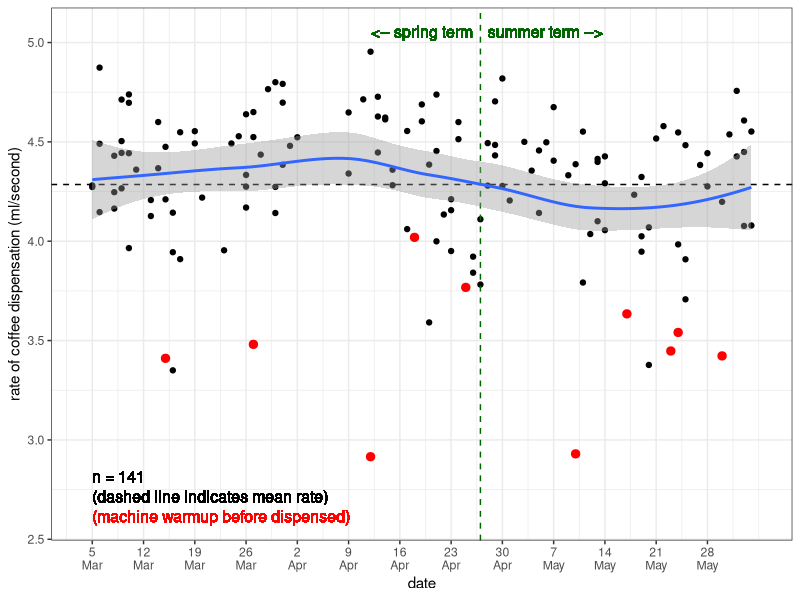
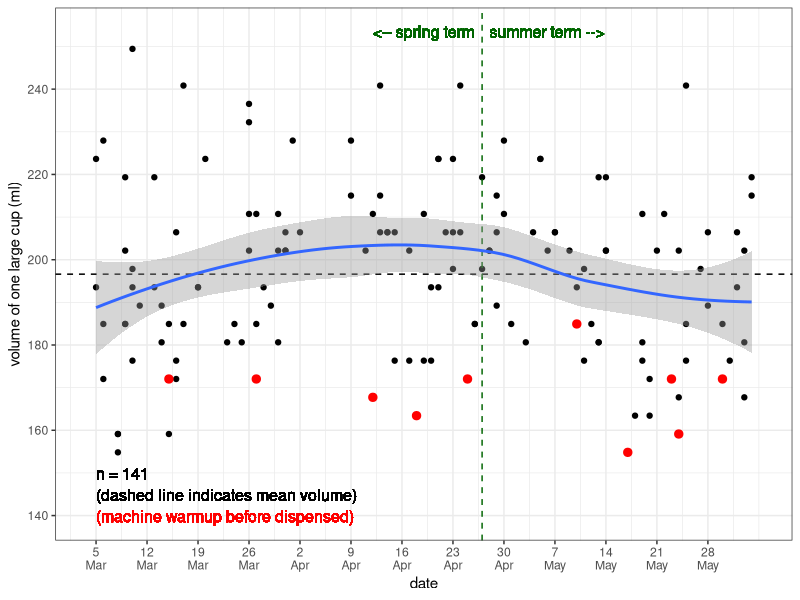
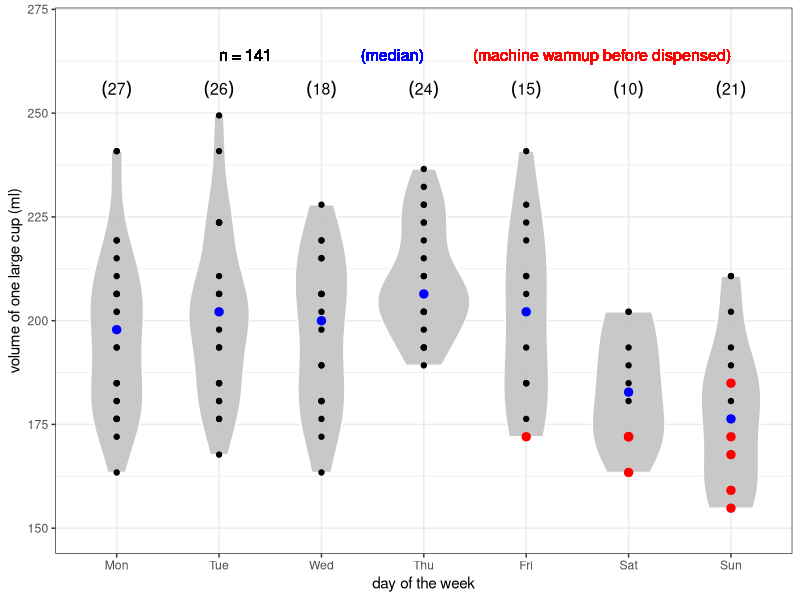
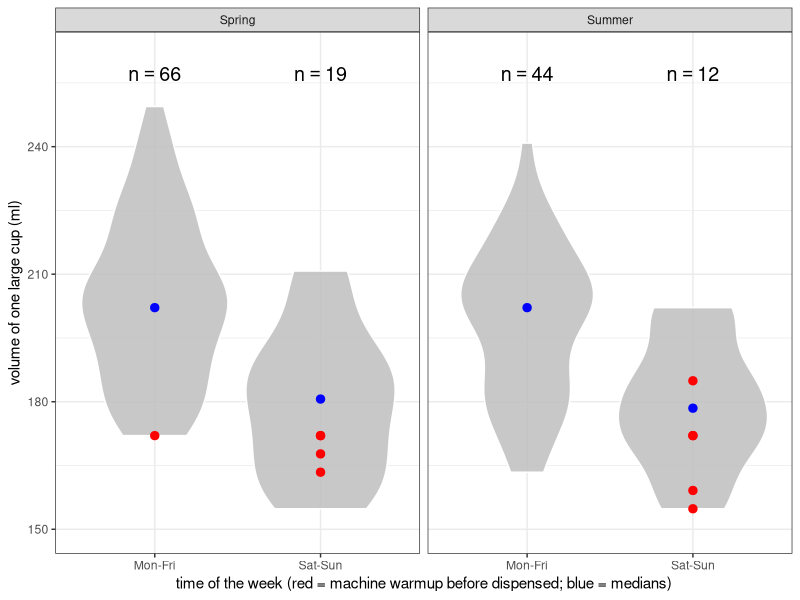
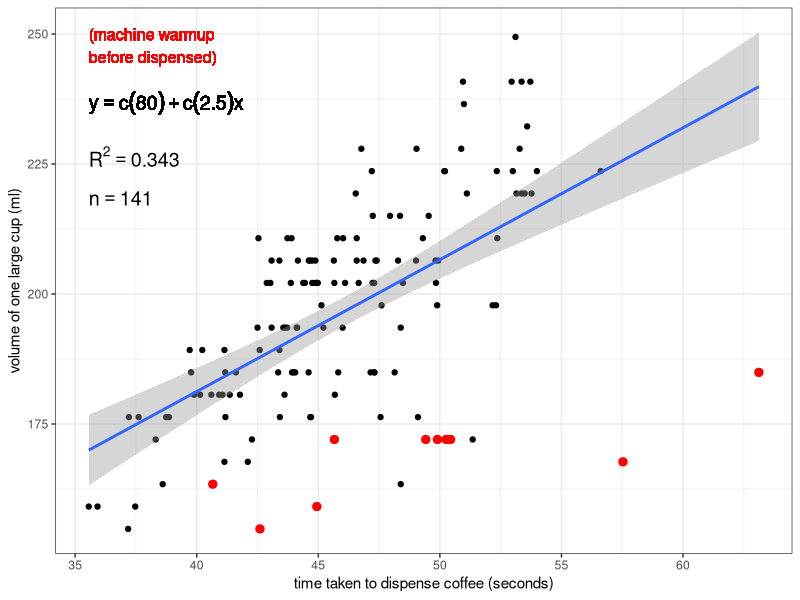
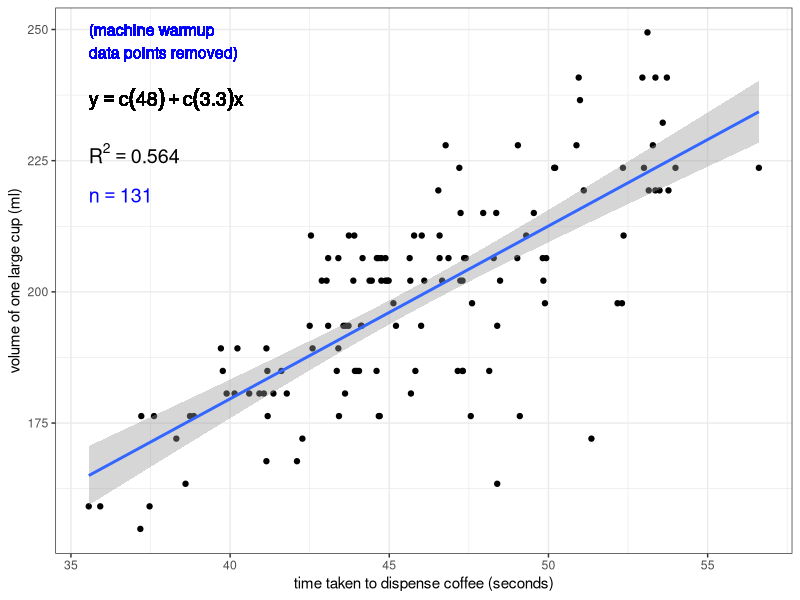

Recreate these plots in R, in order.

### How does the espresso machine vary in the volume of
### coffee it dispenses for a single "large" cup?

setwd("/home/sam/Dropbox/github/coffee-data")
#setwd("wherever you put this file after downloading it")

library(ggplot2)

df <- read.csv("coffee-data.csv")

# The ruler I use to measure height (in order to calculate volume)
# has a 3 mm length between the zero mark and its end. So, we add 3 
# to the height...
df$height <- df$height + 3
# ... and then calculate volume and rate, 
# so we have more accurate data!
df$volume <- df$height*(3.1415*37^2)/1000
df$rate <- df$volume/df$duration

# Add a variable to 'df' indicating whether the coffee was pulled on
# a weekday ("Mon-Fri") or a weekend ("Sat-Sun")
for (i in 1:length(df$day))
{
  df$workday[i] <- ifelse(df$day[i]%in%"Sat" || df$day[i]%in%"Sun", "Sat-Sun", "Mon-Fri")
}

# Add a numeric variable of days of the year 
# (for the x-axis of the rate-by-date and volume-by-date plots)
date.to.num <- read.csv("date-to-numeric.csv")
df$day.yr <- 0  
for (i in 1:length(df$date))
{
  df$day.yr[i] <- date.to.num$day.yr[which(date.to.num$date%in%df$date[i])]
}

# Extract date labels and convert day and month values to character.
# This way you can later concatenate the two into a single character
# string separated by "\n" using paste(),
# so the x-axis text of the rate- and volume-by date plots is less horizontally crowded
dates.x <- date.to.num[which(date.to.num$day.yr%in%c(seq(from=min(df$day.yr), to=max(df$day.yr), by=7))),]
dates.x$day.label <- as.character(dates.x$day.label)
dates.x$month.label <- as.character(dates.x$month.label)

# sample size
n <- length(df$duration)
# label to print sample size in subsequent plot
n.text <- paste("n == ", n)
# data.frame of sample size label and coordinates
# at which to print it on the plot
n.df <- data.frame(n.text, x=min(df$duration), y=0.87*max(df$volume))


################################
### 1. Rate vs. date
{
  # create plot of rate vs. date
  rate.date <- ggplot(df, aes(day.yr, rate)) +
    geom_point() +
    geom_hline(yintercept=mean(df$rate), linetype="dashed") +
    geom_vline(xintercept=117, linetype="dashed", color="darkgreen") +
    stat_smooth(method="loess") +
    xlab("date") +
    ylab("rate of coffee dispensation (ml/second)") +
    # scale x-axis text to weekly ticks, print dates as two lines of text
    scale_x_continuous(breaks=c(seq(from=min(df$day.yr), to=max(df$day.yr), by=7)),
                       labels=paste(dates.x$day.label,"\n",dates.x$month.label,sep="")) +
    coord_cartesian(xlim=c(min(df$day.yr)-1,max(df$day.yr)+1)) +
    theme(axis.text=element_text(size=4), axis.title=element_text(size=5)) +
    theme_bw()
  
  rate.date <- rate.date +
    geom_point(data=df[df$warmup%in%"yes",], color="red", size=2.5) +
    geom_text(aes(x=64,y=min(df$rate)-0.3,label="(machine warmup before dispensed)"),
              hjust=0,vjust=0.5,color="red",size=4) +
    geom_text(aes(x=64,y=min(df$rate)-0.2,label="(dashed line indicates mean rate)"),
              hjust=0,vjust=0.5,size=4) +
    geom_text(aes(x=64,y=min(df$rate)-0.1,label=paste("n = ", length(df$volume), sep="")),
              hjust=0,vjust=0.5,size=4) +
    # spring term text
    geom_text(aes(x=116,y=max(df$rate)+0.1,label="<-- spring term"),
              hjust=1,vjust=0.5,color="darkgreen",size=4) +
    # summer term text
    geom_text(aes(x=118,y=max(df$rate)+0.1,label="summer term -->"),
              hjust=0,vjust=0.5,color="darkgreen",size=4)
  
  # view plot in R window
  rate.date
  
  # save plot to file as .jpeg
  jpeg("coffee-rate-by-date.jpeg", width=8, height=5, units="in", res=300)
  print(rate.date)
  dev.off()
}


################################
### 2. Volume vs. date
{
  volume.date <- ggplot(df, aes(day.yr, volume)) +
    geom_point() +
    geom_hline(yintercept=mean(df$volume), linetype="dashed") +
    geom_vline(xintercept=117, linetype="dashed", color="darkgreen") +
    stat_smooth(method="loess") +
    xlab("date") +
    ylab("volume of one large cup (ml)") +
    # scale x-axis text to weekly ticks, print dates as two lines of text
    scale_x_continuous(breaks=c(seq(from=min(df$day.yr), to=max(df$day.yr), by=7)),
                       labels=paste(dates.x$day.label,"\n",dates.x$month.label,sep="")) +
    coord_cartesian(xlim=c(min(df$day.yr)-1,max(df$day.yr)+1)) +
    theme(axis.text=element_text(size=4, angle=45), axis.title=element_text(size=5)) +
    theme_bw()
  
  volume.date <- volume.date +
    geom_point(data=df[df$warmup%in%"yes",], color="red", size=2.5) +
    geom_text(aes(x=64,y=min(df$volume)-15,label="(machine warmup before dispensed)"),
              hjust=0,vjust=0.5,color="red",size=4) +
    geom_text(aes(x=64,y=min(df$volume)-10,label="(dashed line indicates mean volume)"),
              hjust=0,vjust=0.5,size=4) +
    geom_text(aes(x=64,y=min(df$volume)-5,label=paste("n = ", length(df$volume), sep="")),
              hjust=0,vjust=0.5,size=4) +
    # spring term text
    geom_text(aes(x=116,y=max(df$volume)+4,label="<-- spring term"),
              hjust=1,vjust=0.5,color="darkgreen",size=4) +
    # summer term text
    geom_text(aes(x=118,y=max(df$volume)+4,label="summer term -->"),
              hjust=0,vjust=0.5,color="darkgreen",size=4)
  
  # view plot in R window
  volume.date
  
  # save plot to file as .jpeg
  jpeg("coffee-volume-by-date.jpeg", width=8, height=5, units="in", res=300)
  print(volume.date)
  dev.off()
}


################################
### 3. Distributions of volume dispensed by day
{
  df$day <- factor(df$day, levels=c("Mon","Tue","Wed","Thu","Fri","Sat","Sun"))
  #df$term <- factor(df$term, levels=c("Spring","Summer"))
  
  median.by.day <- data.frame(c("Mon","Tue","Wed","Thu","Fri","Sat","Sun"),
                              c(0,0,0,0,0,0,0),
                              c(0,0,0,0,0,0,0))
  
  #median.by.day <- data.frame(c("Mon","Tue","Wed","Thu","Fri","Sat","Sun",
  #                              "Mon","Tue","Wed","Thu","Fri","Sat","Sun"),
  #                            c("Spring","Spring","Spring","Spring","Spring","Spring","Spring",
  #                              "Summer","Summer","Summer","Summer","Summer","Summer","Summer"),
  #                            c(0,0,0,0,0,0,0,0,0,0,0,0,0,0),
  #                            c(0,0,0,0,0,0,0,0,0,0,0,0,0,0))
  
  names(median.by.day) <- c("day", "median.volume", "n")
  
  #names(median.by.day) <- c("day", "term", "median.volume", "n")
  
  for (i in 1:7)
  {
    median.by.day$median.volume[i] <- median(df$volume[df$day%in%median.by.day$day[i]])
    median.by.day$n[i] <- length(df$volume[df$day%in%median.by.day$day[i]])
  }
  
  #for (i in 1:7)
  #{
  #  median.by.day$median.volume[i] <- median(df$volume[df$day%in%median.by.day$day[i] && df$term%in%"Spring"])
  #  median.by.day$n[i] <- length(df$volume[df$day%in%median.by.day$day[i] && df$term%in%"Spring"])
  #}
  
  #for (i in 8:14)
  #{
  #  median.by.day$median.volume[i] <- median(df$volume[df$day%in%median.by.day$day[i] && df$term%in%"Summer"])
  #  median.by.day$n[i] <- length(df$volume[df$day%in%median.by.day$day[i] && df$term%in%"Summer"])
  #}
  
  # generate violin-and-boxplot plot with points overlayed and jittered to better reflect sample size
  vol.day <- ggplot(df, aes(day, volume)) +
    #  facet_wrap(~ term, ncol=1, nrow=2) +
    geom_violin(color="white", fill="gray", alpha=0.85) +
    geom_point()
  
  # add layer highlighting points where espresso machine needed to
  # "warm up" before dispensing coffee
  vol.day <- vol.day +
    geom_point(data=df[df$warmup%in%"yes",], color="red", size=2.5) +
    geom_text(aes(x="Sun", y=max(df$volume)+16, label="(machine warmup before dispensed)"),
              hjust=1,vjust=1,size=4,color="red") +
    geom_text(aes(x="Thu", y=max(df$volume)+16, label="(median)"),
              hjust=1,vjust=1,size=4,color="blue") +
    geom_text(aes(x="Tue", y=max(df$volume)+16, label=paste("n = ", length(df$volume), sep="")),
              hjust=0,vjust=1,size=4) +
    #geom_point(position=position_jitter(width=0.1,height=0)) +
    # plot points representing median volumes for weekdays and weekends
    geom_point(data=median.by.day, aes(day,median.volume),color="blue",size=2.5) +
    xlab("day of the week") +
    ylab("volume of one large cup (ml)") +
    theme(axis.text=element_text(size=4), axis.title=element_text(size=5)) +
    coord_cartesian(ylim=c(min(df$volume)-5,max(df$volume)+20)) +
    theme_bw()
  
  # add sample sizes for weekdays and weekends
  vol.day <- vol.day +
    geom_text(data=median.by.day, aes(day,y=max(df$volume)+4),
              label=paste("(", median.by.day$n, ")", sep=""),
              parse=TRUE,hjust=0.5,vjust=0,size=4)
  
  # view plot in R window
  vol.day
  
  # save plot to file as .jpeg
  jpeg("coffee-volume-by-day.jpeg", width=8, height=5, units="in", res=300)
  print(vol.day)
  dev.off()
}


################################
### 4. Distributions of volume dispensed: weekdays vs. weekends
{
  df$workday <- factor(df$workday)
  df$term <- factor(df$term, levels=c("Spring","Summer"))
  
  df.text <- data.frame(c("Spring", "Spring", "Summer", "Summer"),
                        c("Mon-Fri", "Sat-Sun", "Mon-Fri", "Sat-Sun"),
                        c(0,0,0,0),
                        c(0,0,0,0))
  names(df.text) <- c("term", "workday", "n", "median")
  
  df.spring <- df[df$term%in%"Spring",]
  df.text$n[1] <- length(df.spring$volume[df.spring$workday%in%"Mon-Fri"])
  df.text$n[2] <- length(df.spring$volume[df.spring$workday%in%"Sat-Sun"])
  df.text$median[1] <- median(df.spring$volume[df.spring$workday%in%"Mon-Fri"])
  df.text$median[2] <- median(df.spring$volume[df.spring$workday%in%"Sat-Sun"])
  rm(df.spring)
  
  df.summer <- df[df$term%in%"Summer",]
  df.text$n[3] <- length(df.summer$volume[df.summer$workday%in%"Mon-Fri"])
  df.text$n[4] <- length(df.summer$volume[df.summer$workday%in%"Sat-Sun"])
  df.text$median[3] <- median(df.summer$volume[df.summer$workday%in%"Mon-Fri"])
  df.text$median[4] <- median(df.summer$volume[df.summer$workday%in%"Sat-Sun"])
  rm(df.summer)
  
  # median volumes for weekday and weekend categories
  #med.week <- median(df$volume[df$workday%in%"Mon-Fri"])
  #med.wkend <- median(df$volume[df$workday%in%"Sat-Sun"])
  
  # generate violin-and-boxplot plot with points overlayed and jittered to better reflect sample size
  vol.workday <- ggplot(df, aes(workday, volume)) +
    facet_wrap(~ term, ncol=2) +
    geom_violin(color="white", fill="gray", alpha=0.85)
  
  # add layer highlighting points where espresso machine needed to
  # "warm up" before dispensing coffee
  vol.workday <- vol.workday +
    geom_point(data=df[df$warmup%in%"yes",], color="red", size=2.5) +
    #geom_text(data=t, aes(x,y,label=char),parse=TRUE,vjust=0,size=2) +
    #geom_text(aes(x="Sat-Sun", y=max(df$volume)+10, label="(machine warmup before dispensed)"),
    #          hjust=1,vjust=1,size=4,color="red") +
    #geom_text(aes(x="Sat-Sun", y=max(df$volume)+4, label="(median)"),
    #          hjust=1,vjust=1,size=4,color="blue") +
    #geom_point(position=position_jitter(width=0.1,height=0)) +
    # plot points representing median volumes for weekdays and weekends
    geom_point(data=df.text, aes(workday,median), color="blue",size=2.5) +
    #geom_point(aes(x="Sat-Sun",y=med.wkend),color="blue",size=2.5) +
    xlab("time of the week (red = machine warmup before dispensed; blue = medians)") +
    ylab("volume of one large cup (ml)") +
    theme(axis.text=element_text(size=4), axis.title=element_text(size=5)) +
    coord_cartesian(ylim=c(min(df$volume)-5,max(df$volume)+12)) +
    theme_bw()
  
  # add sample sizes for weekdays and weekends
  vol.workday <- vol.workday +
    geom_text(data=df.text, aes(x=workday,y=max(df$volume)+6,
                                label=paste("n == ", n)),
              parse=TRUE, hjust=0.5, vjust=0, size=5)
  #geom_text(aes(x="Mon-Fri",y=max(df$volume)+15,
  #              label=paste("n == ", length(df$workday[which(df$workday%in%"Mon-Fri")]))),
  #          parse=TRUE,hjust=0.5,vjust=0,size=5) +
  #geom_text(aes(x="Sat-Sun",y=max(df$volume)+15,
  #              label=paste("n == ", length(df$workday[which(df$workday%in%"Sat-Sun")]))),
  #          parse=TRUE,hjust=0.5,vjust=0,size=5)
  
  # print plot in R window
  vol.workday
  
  # save plot to file as .jpeg
  jpeg("coffee-volume-by-workday.jpeg", width=7, height=5, units="in", res=300)
  print(vol.workday)
  dev.off()
}


################################
### 5. Volume vs. duration (time taken to dispense coffee)
{
  # calculate R-squared value
  rsq <- signif(summary(lm(df$volume ~ df$duration))$r.squared, digits=3)
  # make a label to print R-squared value in subsequent plot
  rsq.text <- paste("R^2 == ",rsq)
  # make a data.frame of R-squared value label and coordinates
  # at which to print it on the plot
  rsq.df <- data.frame(rsq.text,x=min(df$duration),y=0.9*max(df$volume))
  
  # function to extract regression equation
  lm_eqn <- function(df)
  {
    m <- lm(df$volume ~ df$duration)
    eq <- substitute(y == a + b*x, 
                     list(a = format(coef(m)[1], digits = 2), 
                          b = format(coef(m)[2], digits = 2)))
    as.character(as.expression(eq))                 
  }
  
  # calculate R-squared value -- EXCLUDING machine warmup data
  #rsq.no <- signif(summary(lm(df$volume[df$warmup%in%"no"] ~ df$duration[df$warmup%in%"no"]))$r.squared, digits=3)
  # make a label to print R-squared value in subsequent plot
  #rsq.text.no <- paste("R^2 == ",rsq.no)
  # make a data.frame of R-squared value label and coordinates
  # at which to print it on the plot
  #rsq.df.no <- data.frame(rsq.text.no,x=min(df$duration),y=0.9*max(df$volume))
  
  # function to extract regression equation -- EXCLUDING machine warmup data
  #lm_eqn.no <- function(df)
  #{
  #  m <- lm(df$volume[df$warmup%in%"no"] ~ df$duration[df$warmup%in%"no"])
  #  eq <- substitute(y == a + b*x, 
  #                   list(a = format(coef(m)[1], digits = 2), 
  #                        b = format(coef(m)[2], digits = 2)))
  #  as.character(as.expression(eq))                 
  #}
  
  # generate plot w/ simple linear regression overlayed
  plot <- ggplot(df, aes(duration, volume)) +
    geom_point() +
    stat_smooth(method="lm") +
    #stat_smooth(data=df[df$warmup%in%"no",], method="lm", color="black", alpha=0) +
    xlab("time taken to dispense coffee (seconds)") +
    ylab("volume of one large cup (ml)") +
    theme(axis.text=element_text(size=4), axis.title=element_text(size=5)) +
    theme_bw()
  
  # add regression equation to plot
  plot <- plot + 
    geom_text(data=n.df, aes(x,y,label=n.text),parse=TRUE,hjust=0,vjust=0,size=5) +
    geom_text(data=rsq.df, aes(x,y,label=rsq.text),parse=TRUE,hjust=0,vjust=0,size=5) +
    geom_text(aes(x=min(df$duration),y=0.94*max(df$volume),label=lm_eqn(df)),parse=TRUE,hjust=0,vjust=0,size=5)
  
  # add a layer that highlights the last data point recorded
  #plot <- plot +
  #  geom_point(data=df[length(df$duration),],color="red",size=2.5)
  
  # add a layer that highlights data points where espresso machine 
  # had to "warm up" before dispensing coffee
  plot <- plot +
    geom_point(data=df[df$warmup%in%"yes",], color="red", size=2.5) +
    geom_text(aes(x=min(df$duration),y=0.98*max(df$volume),label="(machine warmup\nbefore dispensed)"),
              hjust=0,vjust=0,color="red",size=4)
  
  # print plot in R window
  plot
  
  # save plot directly to file as a .jpeg
  jpeg("coffee-volume-vs-duration-all.jpeg", width=7, height=5, units="in", res=300)
  print(plot)
  dev.off()
}


################################
### 6. Volume vs. duration (time taken to dispense coffee)
### EXCLUDING instances where machine had to warm up
{
  # subset df by removing machine warmup rows
  df.no <- df[df$warmup%in%"no",]
  
  # recalculate sample size
  n <- length(df.no$duration)
  # label to print sample size in subsequent plot
  n.text <- paste("n == ", n)
  # data.frame of sample size label and coordinates
  # at which to print it on the plot
  n.df <- data.frame(n.text, x=min(df.no$duration), y=0.87*max(df.no$volume))
  
  # recalculate R-squared value
  rsq <- signif(summary(lm(df.no$volume ~ df.no$duration))$r.squared, digits=3)
  # make a label to print R-squared value in subsequent plot
  rsq.text <- paste("R^2 == ",rsq)
  # make a data.frame of R-squared value label and coordinates
  # at which to print it on the plot
  rsq.df <- data.frame(rsq.text,x=min(df.no$duration),y=0.9*max(df.no$volume))
  
  # function to extract regression equation
  lm_eqn <- function(df.no)
  {
    m <- lm(df.no$volume ~ df.no$duration)
    eq <- substitute(y == a + b*x, 
                     list(a = format(coef(m)[1], digits = 2), 
                          b = format(coef(m)[2], digits = 2)))
    as.character(as.expression(eq))                 
  }
  
  # generate plot w/ simple linear regression overlayed
  plot.no.warmup <- ggplot(df.no, aes(duration, volume)) +
    geom_point() +
    stat_smooth(method="lm") +
    xlab("time taken to dispense coffee (seconds)") +
    ylab("volume of one large cup (ml)") +
    theme(axis.text=element_text(size=4), axis.title=element_text(size=5)) +
    theme_bw()
  
  # add regression equation to plot
  plot.no.warmup <- plot.no.warmup + 
    geom_text(data=n.df, aes(x,y,label=n.text),parse=TRUE,hjust=0,vjust=0,size=5,color="blue") +
    geom_text(data=rsq.df, aes(x,y,label=rsq.text),parse=TRUE,hjust=0,vjust=0,size=5) +
    geom_text(aes(x=min(df.no$duration),y=0.94*max(df.no$volume),label=lm_eqn(df.no)),parse=TRUE,hjust=0,vjust=0,size=5)
    
  # add a layer that highlights data points where espresso machine 
  # had to "warm up" before dispensing coffee
  plot.no.warmup <- plot.no.warmup +
    geom_text(aes(x=min(df$duration),y=0.98*max(df$volume),label="(machine warmup\ndata points removed)"),
              hjust=0,vjust=0,color="blue",size=4)
  
  # print plot in R window
  plot.no.warmup
  
  # save plot directly to file as a .jpeg
  jpeg("coffee-volume-vs-duration-excluding-warmup-data.jpeg", width=7, height=5, units="in", res=300)
  print(plot.no.warmup)
  dev.off()
}
